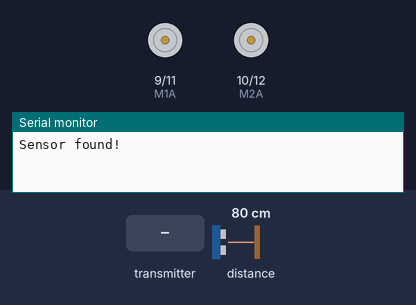
Bench run of a sketch on a simulated Arduino Mega 2560, built with avr-gcc and run on an emulated ATmega2560. Parts: motor-driver pin pairs drawn as motors (green arrow = first pin HIGH = forward, orange = second pin HIGH = backward, longer = more drive), the last lines printed to the serial monitor. Inputs (shaded band) come from the test bench; at power-on: distance to the obstacle 80 cm. No radio packets arrive unless stated.

Above: at 1.2 s.
1.3 s: the transmitter starts sending receiveData.2 = 256
At 1.6 s:
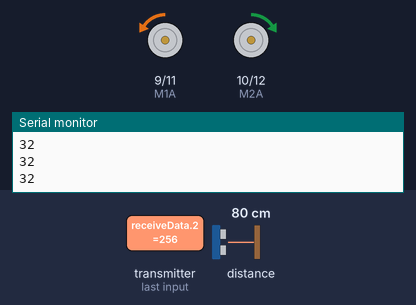
2.8 s: distance to the obstacle set to 2 cm
At 3.8 s:
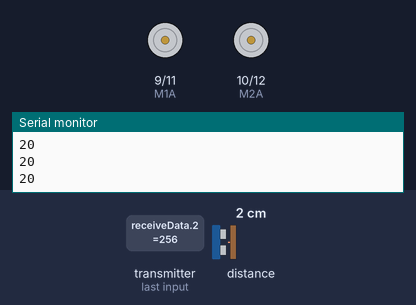
4.3 s: distance to the obstacle set to 4 cm
At 4.8 s:
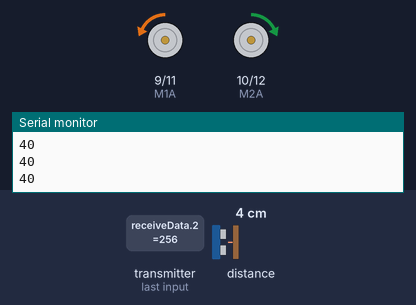
5.8 s: the transmitter starts sending receiveData.2 = 0
At 7.0 s:
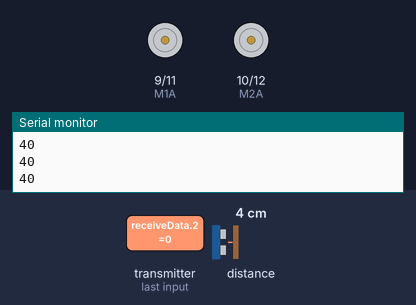
7.3 s: the transmitter starts sending receiveData.0 = 0
At 8.5 s:
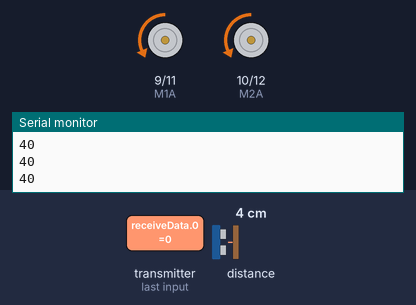
8.8 s: the transmitter starts sending receiveData.1 = 0
At 9.7 s:
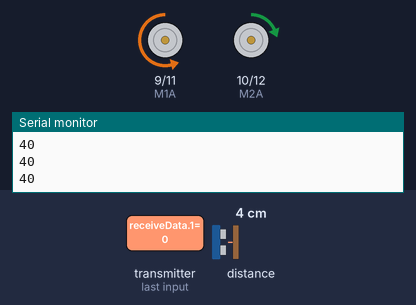
Timing chart, 0 to 11.3 s (numbered marks = the images above; inputs shaded):
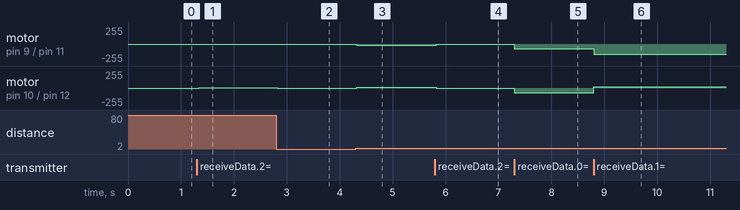

Measured:
- after the input at 1.3 s, motor on pin 9 (M1A) / pin 11 (M1B): stopped → backward 7/255 at once; motor on pin 10 (M2A) / pin 12 (M2B): stopped → forward 7/255 at once
- after the input at 2.8 s, motor on pin 9 (M1A) / pin 11 (M1B): backward 7/255 → stopped at once; motor on pin 10 (M2A) / pin 12 (M2B): forward 7/255 → stopped at once
- after the input at 4.3 s, motor on pin 9 (M1A) / pin 11 (M1B): stopped → backward 15/255 at once; motor on pin 10 (M2A) / pin 12 (M2B): stopped → forward 15/255 at once
- after the input at 5.8 s, motor on pin 9 (M1A) / pin 11 (M1B): backward 15/255 → stopped at once; motor on pin 10 (M2A) / pin 12 (M2B): forward 15/255 → stopped at once
- after the input at 7.3 s, motor on pin 9 (M1A) / pin 11 (M1B), motor on pin 10 (M2A) / pin 12 (M2B): stopped → backward 68/255 at once
- after the input at 8.8 s, motor on pin 9 (M1A) / pin 11 (M1B): backward 68/255 → backward 153/255 at once; motor on pin 10 (M2A) / pin 12 (M2B): backward 68/255 → forward 17/255 at once

The sketch:

ConstrainTest_RECEIVER_CORRECTED_DIRECTION.ino
```cpp
//Ollie, 28/02/2025
//Practicing remote control of motors and ToF sensor

//Code for Arduino MEGA receiver

//importing libraries---------------------------

//INSTALL LIBRARIES FROM: https://github.com/nRF24/RF24

//remote control libraries
#include <SPI.h>
#include <nRF24L01.h>
#include <RF24.h>

//ToF libraries
#include <Wire.h>
#include "Adafruit_VL6180X.h"

//pins for motor control
#define M1A 9 //M1A is connected to Arduino pin 9
#define M1B 11 //M1B is connected to Arduio pin 11
#define M2A 10 //M2A is connected to Arduino pin 10
#define M2B 12 //M2B is connected to Arduino pin 12
//M1A and M1B for right motor
//M2A and M2B for left motor


//array for receiving radio data from remote controller
int receiveData[3] = {512, 512, 0}; //initialise braking to prevent immediate motion after turning on, and in remote control state
//first element is xVal(direction), second element is yVal(speed), third element is robot state

//variable to give how much speed of wheels should be changed for turn based on joystick x-axis reading
int turnAmount = 0; //initially assume to turning

//variables for output to motors
int rightOutputA = 0; //start braking
int rightOutputB = 0; //start braking
int leftOutputA = 0; //start braking
int leftOutputB = 0; //start braking

//starting radio object of class RF24
RF24 radio(7, 8); //CE and CSN connected to digital pins 7 and 8 respectively

//channel/pipe address which RF24 modules agree to commuicate through (SAME ACROSS TRANSMITTER AND RECEIVER CODE)
const byte address[6] = "TEAM2"; //This address can be any 5 charcter string e.g. "123AB"

//creating ToF object
Adafruit_VL6180X vl = Adafruit_VL6180X();


void setup()
{
  Serial.begin(9600); //begin serial monitor at 9600 baud rate

  //beginning radio communication
  radio.begin();
  //setting radio channel using previously defined channel address
  radio.openReadingPipe(0, address); //writing pipe because this is receiver code
  //setting power amplifier level. For this test setting to min, but if using higher value in robot to increase range consider adding bypass capacitor between +3.3V and GND to stabilise voltage
  radio.setPALevel(RF24_PA_MIN);
  //setting this module as the receiver:
  radio.startListening();

  //Motor control pins as outputs
  pinMode(M1A, OUTPUT);
  pinMode(M1B, OUTPUT);
  pinMode(M2A, OUTPUT);
  pinMode(M2B, OUTPUT);

  //initialising ToF sensor
  if (! vl.begin()) {
    Serial.println("Failed to find sensor");
    while (1);
  }
  Serial.println("Sensor found!");
}


void loop()
{
  if(radio.available()) //if data has been received
  {
    radio.read(&receiveData, sizeof(receiveData)); //read the data array received
    //Serial.println(receiveData[0]); //Turning
    //Serial.println(receiveData[1]); //Forward/reverse
    //Serial.println(receiveData[2]); //State
  }


  if(receiveData[2]==0) //when robot is in remote control state
  {
    //getting turnAmount value
    if(receiveData[0]<490) //left turn indicated, should make turnAmount -ve and proportional to receiveData[0]
    {
      turnAmount = -(1023-receiveData[0])/15; //max turn is +-70
    }
    else if(receiveData[0]>530) //if right turn indicated, make turnAmount +ve and proportional to receiveData[0]
    {
      turnAmount = +(receiveData[0]/15); //max turn is +-70
    }
    else //when joystick is central on x-axis, make robot go straight/no turning
    {
      turnAmount = 0;
    }

    if(receiveData[1]<500) //forward when joystick is pushed forwards along y-axis
    {
      rightOutputA = 0;
      rightOutputB= constrain((1023-receiveData[1])/12 - turnAmount, 0, 255); //make speed of motor depend on how far forward joystick is pushed
      leftOutputA = constrain((1023-receiveData[1])/12 + turnAmount, 0, 255); //make speed of motor depend on how far forward joystick is pushed
      leftOutputB = 0;
    }
    else if(receiveData[1]>530) //reverse when joystick is pushed backwards along y-axis
    {
      rightOutputA = constrain(receiveData[1]/12 - turnAmount, 0, 255); //make speed of motor depend on how far backward joystick is pushed
      rightOutputB = 0;
      leftOutputA = 0;
      leftOutputB = constrain(receiveData[1]/12 + turnAmount, 0, 255); //make speed of motor depend on how far backward joystick is pushed
    }
    else //braking when y-axis value is close to the center point, turnAmount here alone to allow turning on the spot
    {
      //default is staying still
      rightOutputA = 0;
      rightOutputB = 0;
      leftOutputA = 0;
      leftOutputB = 0;

      //if left turn is indicated by joystick
      if(turnAmount<0)
      {
        //Serial.println(turnAmount);
        rightOutputA = 0;
        rightOutputB = -turnAmount; //right wheel forward
        leftOutputA = 0;
        leftOutputB = -turnAmount; //left wheel reverse
      }

      //if right turn is indicated by joystick
      if(turnAmount>0)
      {
        //Serial.println(turnAmount);
        rightOutputA = turnAmount; //right wheel reverse
        rightOutputB = 0;
        leftOutputA = turnAmount; //left wheel forward
        leftOutputB = 0;
      }
    }
  }
  //----------------------------------------------------------------------------------------------------------------------------------
  else //if the robot is in autonomous mode
  {
    //read distance from ToF
    uint8_t range = vl.readRange();

    //FOR TESTING - In autonomous mode, robot goes forward until it reaches an object, then it stops

    //by default, set motors to go forward at constant speed
    rightOutputA = 0;
    rightOutputB = 30;
    leftOutputA = 30;
    leftOutputB = 0;

    //Descreasing speed when approaching wall, and stopping at 40 mm from wall
    Serial.println(range);
    if(range<55)
    {
      rightOutputA=0;
      rightOutputB=constrain(range-25, 0, 255);
      leftOutputA=constrain(range-25, 0, 255);
      leftOutputB=0;
    }
  }


  //output to motors after variables have been calculated by either remote control branch or autonomous branch
  analogWrite(M1A,rightOutputA);
  analogWrite(M1B,rightOutputB);
  analogWrite(M2A,leftOutputA);
  analogWrite(M2B,leftOutputB);

  //small delay between iterations of both remote control and autonomous mode. Not sure is this is necessary.
  //delay(50);
}
```
